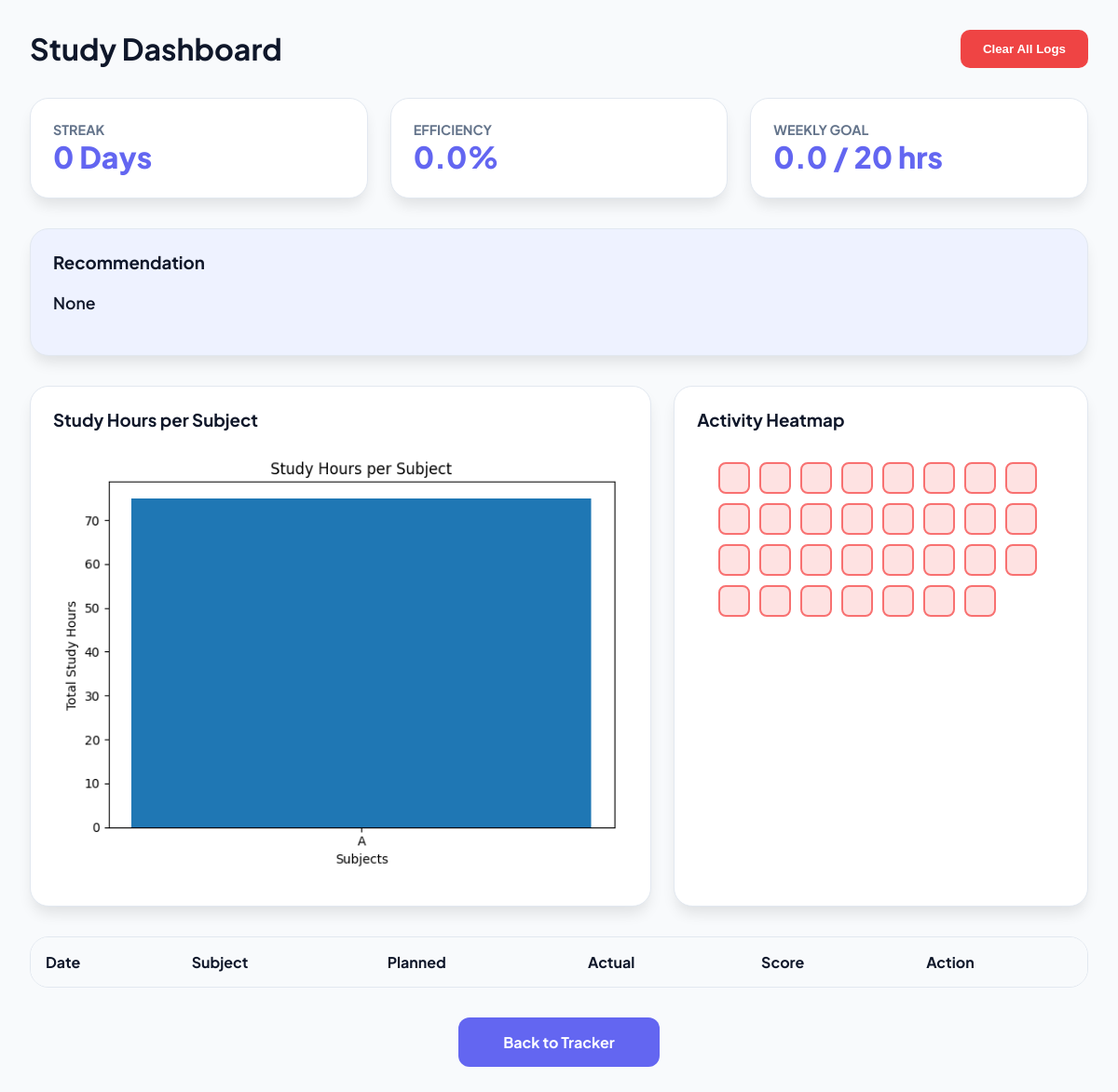
Page /dashboard on the earlier database version.
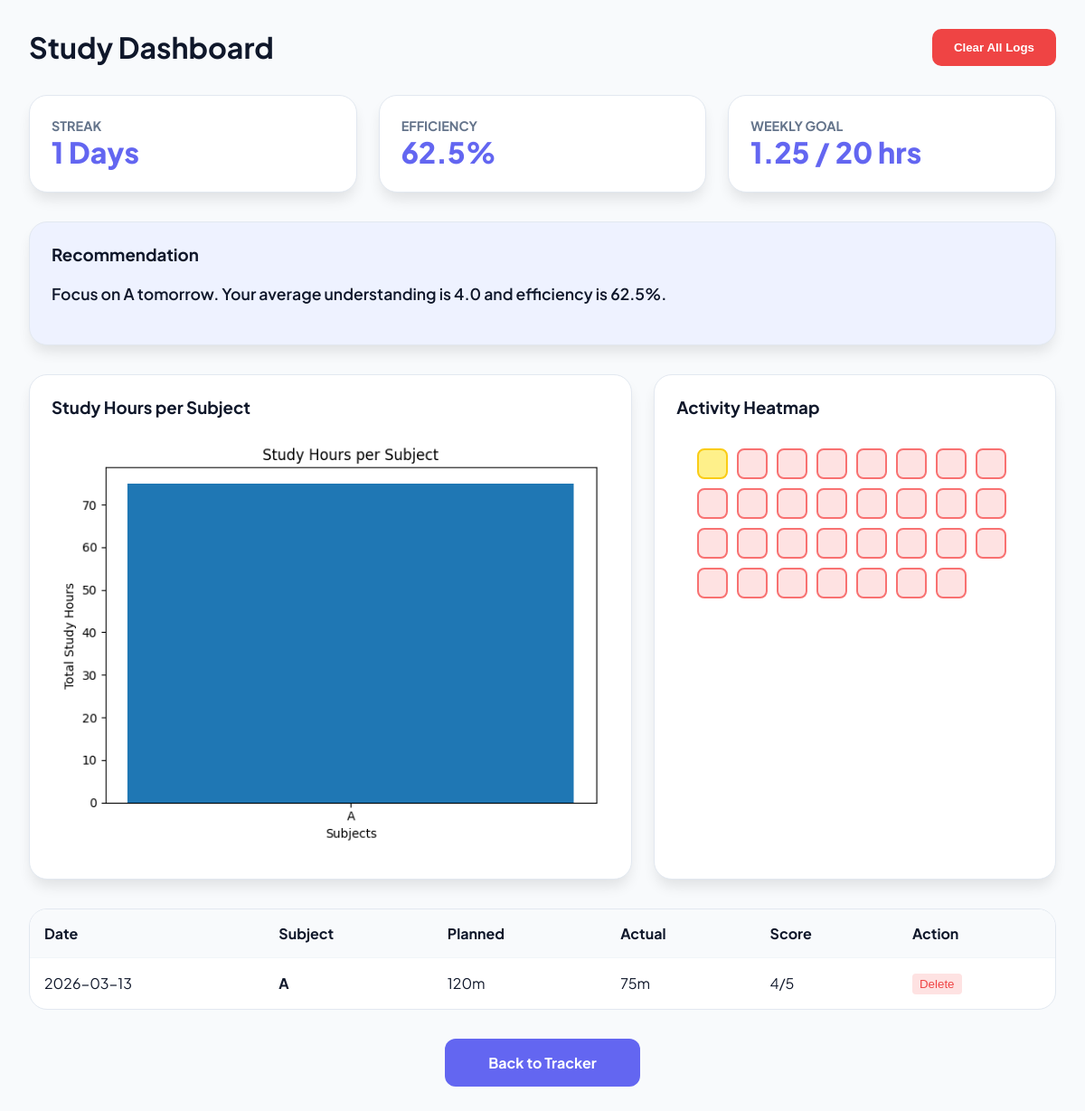
Same page on the later database version.
### tables this page shows
CREATE TABLE study_logs (
    id INTEGER PRIMARY KEY AUTOINCREMENT,
    subject TEXT,
    planned_time INTEGER,
    actual_time INTEGER,
    understanding INTEGER,
    date TEXT
);

### app.py (the view)
@app.route("/dashboard")
def dashboard():
    conn = sqlite3.connect("database.db")
    cursor = conn.cursor()
    cursor.execute("SELECT id, date, subject, planned_time, actual_time, understanding FROM study_logs ORDER BY id ASC")
    logs = cursor.fetchall()
    today = date.today()
    start_week = today - timedelta(days=today.weekday())
    cursor.execute("SELECT DISTINCT date FROM study_logs WHERE date >= ?", (start_week,))
    study_days = cursor.fetchall()
    days_count = len(study_days)
    goal_hours, progress_hours, goal_percentage = get_weekly_goal_progress()
    conn.close()
    current_streak, longest_streak = get_streaks()
    efficiency = get_efficiency()
    subject, avg_understanding, recommendation = get_recommendation()
    try:
        generate_subject_graph()
    except:
        pass
    heatmap_html = get_heatmap_data()
    return render_template(
        "dashboard.html",
        logs=logs,
        streak=current_streak,
        efficiency=efficiency,
        total_hours_this_week=progress_hours,
        recommendation=recommendation,
        heatmap_html=heatmap_html
    )

### logic/efficiency.py (called while the page is built)
def get_efficiency():
    conn = sqlite3.connect("database.db")
    cursor = conn.cursor()
    cursor.execute("SELECT SUM(actual_time), SUM(planned_time) FROM study_logs")
    row = cursor.fetchone()
    conn.close()
    total_actual = row[0] or 0
    total_planned = row[1] or 1  # avoid division by zero
    efficiency = round((total_actual / total_planned) * 100, 2)
    return efficiency

### logic/graphs.py (called while the page is built)
def generate_subject_graph():
    conn = sqlite3.connect("database.db")
    cursor = conn.cursor()
    cursor.execute("""
        SELECT subject, SUM(actual_time)
        FROM study_logs
        WHERE subject != ''
        GROUP BY subject
    """)
    data = cursor.fetchall()
    conn.close()
    if not data:
        return
    subjects = [row[0] for row in data]
    hours = [row[1] for row in data]
    plt.figure()
    plt.bar(subjects, hours)
    plt.xlabel("Subjects")
    plt.ylabel("Total Study Hours")
    plt.title("Study Hours per Subject")
    plt.tight_layout()
    plt.savefig("static/study_graph.png")
    plt.close()

### logic/streak.py (called while the page is built, shortened)
def get_streaks():
    conn = sqlite3.connect("database.db")
    cursor = conn.cursor()
    cursor.execute("SELECT DISTINCT date FROM study_logs ORDER BY date DESC")
    rows = cursor.fetchall()
    conn.close()
    study_dates = sorted([date.fromisoformat(r[0]) for r in rows])
    current_streak = 0
    today = date.today()
    day_check = today
    while day_check in study_dates:
        current_streak += 1
        day_check -= timedelta(days=1)
    longest_streak = 0
    temp_streak = 1
    if len(study_dates) == 1:
        longest_streak = max(longest_streak, 1)
    return current_streak, longest_streak

### logic/weekly_goal.py (called while the page is built)
def get_weekly_goal_progress():
    conn = sqlite3.connect("database.db")
    cursor = conn.cursor()
    today = date.today()
    start_week = today - timedelta(days=today.weekday())
    cursor.execute("""
        SELECT SUM(actual_time)
        FROM study_logs
        WHERE date >= ?
    """, (start_week,))
    result = cursor.fetchone()[0] or 0
    conn.close()
    progress_hours = result / 60  # Convert minutes to hours
    goal_hours = WEEKLY_GOAL_HOURS
    percentage = int((progress_hours / goal_hours) * 100) if goal_hours > 0 else 0
    return goal_hours, round(progress_hours, 2), percentage

### templates/dashboard.html (shortened to what this page needs)
<!DOCTYPE html>
<html>
<head>
    <link rel="stylesheet" href="{{ url_for('static', filename='style.css') }}">
</head>
<body>
    <div class="container">
        <div style="display:flex; justify-content:space-between; align-items:center; margin-bottom: 2rem;">
            <h1 style="margin:0;">Study Dashboard</h1>
            <form action="/clear" method="POST" onsubmit="return confirm('Clear all data?');">
                <button type="submit" class="btn-clear">Clear All Logs</button>
            </form>
        </div>
        <div class="dashboard-grid">
            <div class="card">
                <div class="stat-label">Streak</div>
                <div class="stat-value">{{ streak }} Days</div>
            </div>
            <div class="card">
                <div class="stat-label">Efficiency</div>
                <div class="stat-value">{{ efficiency }}%</div>
            </div>
            <div class="card {% if total_hours_this_week >= 20 %}goal-met{% endif %}">
                <div class="stat-label">Weekly Goal</div>
                <div class="stat-value">{{ total_hours_this_week }} / 20 hrs</div>
            </div>
        </div>
        <div class="card" style="margin-bottom: 2rem; background: var(--primary-light);">
            <h3 style="margin-top:0;">Recommendation</h3>
            <p class="rec-text">{{ recommendation }}</p>
        </div>
        <div class="chart-grid">
            <div class="card">
                <h3 style="margin-top:0;">Study Hours per Subject</h3>
                <img src="{{ url_for('static', filename='study_graph.png') }}" style="width: 100%; border-radius: 10px;">
            </div>
            <div class="card">
                <h3 style="margin-top:0;">Activity Heatmap</h3>
                <div class="heatmap-container">
                    {{ heatmap_html | safe }}
                </div>
            </div>
        </div>
        <div class="table-container">
            <table>
                <thead>
                    <tr>
                        <th>Date</th>
                        <th>Subject</th>
                        <th>Planned</th>
                        <th>Actual</th>
                        <th>Score</th>
                        <th>Action</th>
                    </tr>
                </thead>
                <tbody>
                    {% for log in logs %}
                    <tr>
                        <td>{{ log[1] }}</td>
                        <td><strong>{{ log[2] }}</strong></td>
                        <td>{{ log[3] }}m</td>
                        <td>{{ log[4] }}m</td>
                        <td>{{ log[5] }}/5</td>
                        <td>
                            <form action="{{ url_for('delete', log_id=log[0]) }}" method="POST">
                                <button type="submit" class="btn-delete">Delete</button>
                            </form>
                        </td>
                    </tr>
                    {% endfor %}
                </tbody>
            </table>
        </div>
        <div style="text-align: center; margin: 3rem 0;">
            <a href="/" style="text-decoration: none; color: white; background: var(--primary); padding: 1rem 3rem; border-radius: 12px; font-weight: 700;">Back to Tracker</a>
        </div>
    </div>
</body>
</html>

### static/style.css (style rules this page uses)
:root { --primary: #6366f1; --primary-light: #eef2ff; --success: #10b981; --bg: #f8fafc; --card-bg: #ffffff; --text-main: #0f172a; --text-muted: #64748b; --radius: 20px; --shadow: 0 10px 15px -3px rgba(0, 0, 0, 0.1); }
body { background-color: var(--bg); color: var(--text-main); font-family: 'Plus Jakarta Sans', sans-serif; margin: 0; padding: 2rem; }
.container { max-width: 1200px; margin: 0 auto; }
.dashboard-grid { display: grid; grid-template-columns: repeat(auto-fit, minmax(280px, 1fr)); gap: 1.5rem; margin-bottom: 2rem; }
.chart-grid { display: grid; grid-template-columns: 1.5fr 1fr; gap: 1.5rem; margin-bottom: 2rem; }
.card { background: var(--card-bg); padding: 1.5rem; border-radius: var(--radius); box-shadow: var(--shadow); border: 1px solid #e2e8f0; transition: transform 0.3s ease; }
.stat-label { color: var(--text-muted); font-size: 0.9rem; font-weight: 700; text-transform: uppercase; }
.stat-value { font-size: 2rem; font-weight: 800; color: var(--primary); }
.rec-text { font-size: 1.1rem; font-weight: 600; line-height: 1.6; color: var(--text-main); margin-top: 10px; }
.heatmap-container { display: flex; flex-wrap: wrap; gap: 10px; padding: 15px; max-width: 350px; margin: 0 auto; }
.heatmap-day { width: 30px; height: 30px; border-radius: 8px; border: 2px solid; transition: all 0.2s ease; }
.none { background-color: #fee2e2; border-color: #f87171; }
.partial { background-color: #fef08a; border-color: #facc15; }
.btn-clear { background: #ef4444; color: white; border: none; padding: 0.8rem 1.5rem; border-radius: 10px; font-weight: 700; cursor: pointer; }
.btn-delete { background: #fee2e2; color: #ef4444; border: none; padding: 4px 8px; border-radius: 4px; cursor: pointer; }
.table-container { background: white; border-radius: var(--radius); overflow: hidden; border: 1px solid #e2e8f0; }
table { width: 100%; border-collapse: collapse; }
th { background: #f8fafc; padding: 1rem; text-align: left; }
td { padding: 1rem; border-top: 1px solid #f1f5f9; }

Differences in the rows shown:
added study_logs: date "2026-03-13", subject "A", planned_time "120", actual_time "75", understanding "4"
Other differences:
{{ streak }}: "0" → "1"
{{ efficiency }}: "0.0" → "62.5"
{{ total_hours_this_week }}: "0.0" → "1.25"
{{ recommendation }}: "None" → "Focus on A tomorrow. Your average understanding is 4.0 and efficiency is 62.5%."
